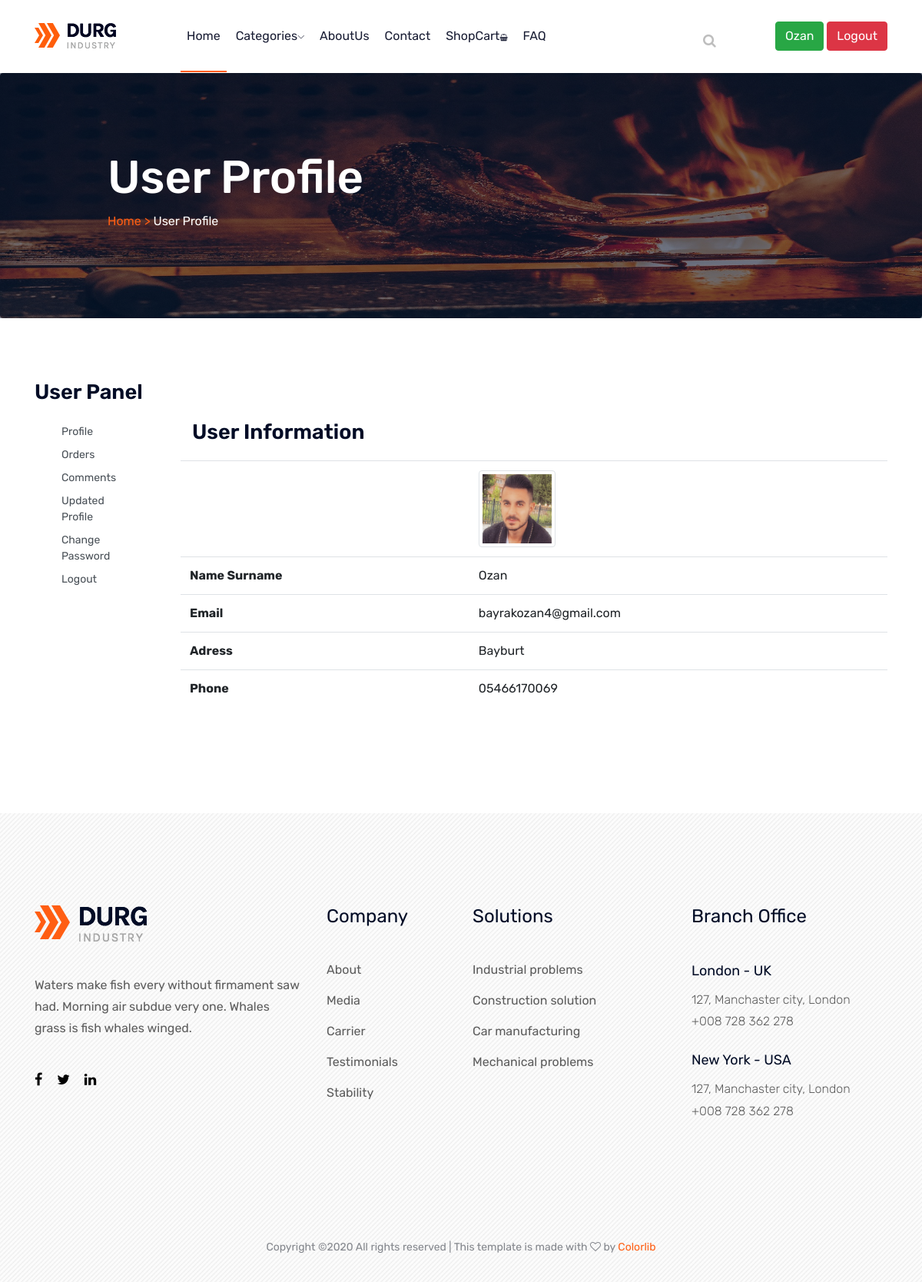
Before: /user/ (signed in) with the older database file.
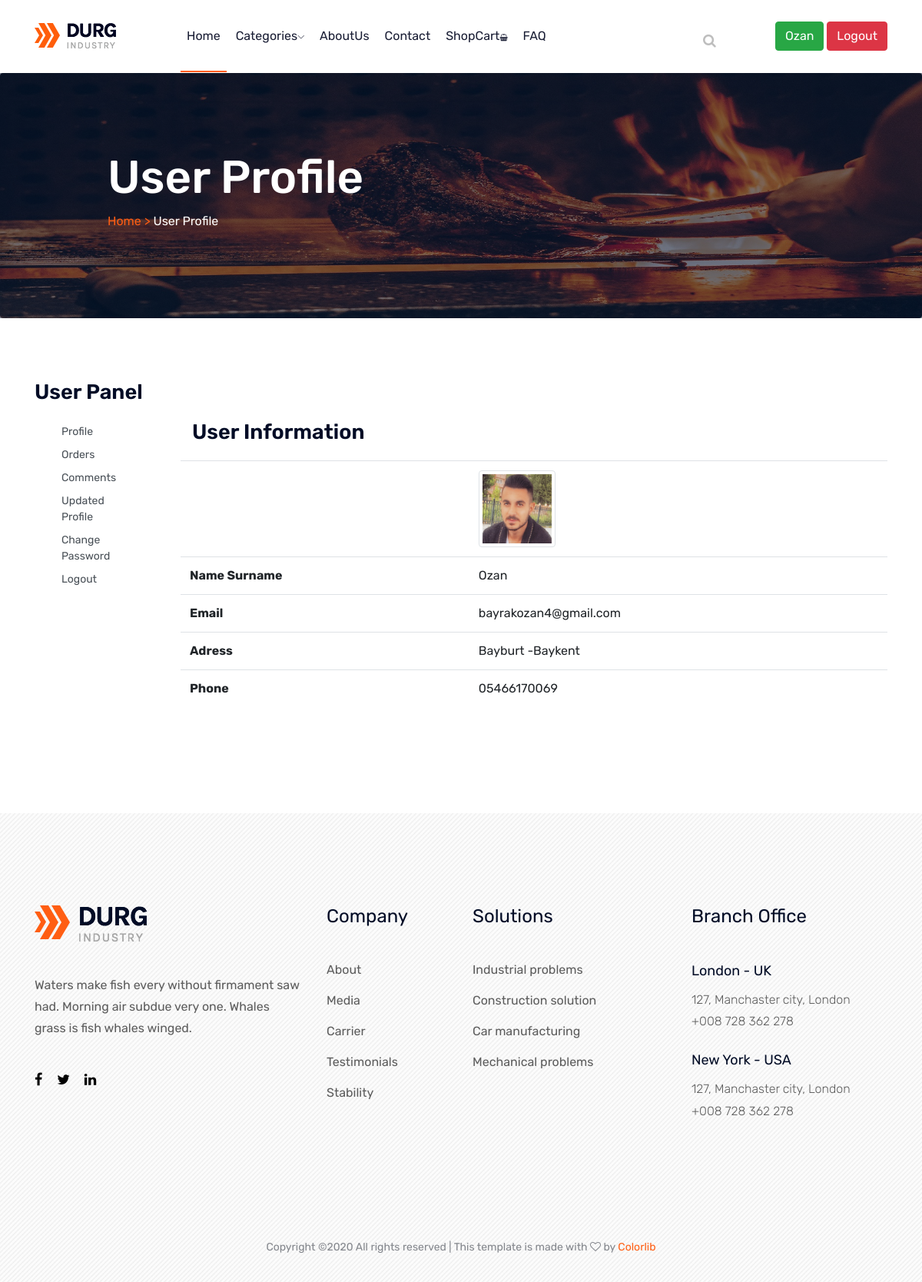
After: the same page with the newer database file.
### home/models.py (models this page shows, shortened)
class UserProfile(models.Model):
    user = models.OneToOneField(User,on_delete=models.CASCADE)
    phone = models.CharField(blank=True, max_length=20)
    address = models.CharField(blank=True, max_length=150)
    image = models.ImageField(blank=True,upload_to='images/users/')
    def user_name(self):
        return '['+ self.user.username + '] ' + self.user.first_name+ ' ' + self.user.last_name
    def image_tag(self):
        return mark_safe('<img src="{}" height="50"/>'.format(self.image.url))
    image_tag.short_description = 'Image'

### user/views.py (the view)
# urls.py: path('', views.index, name='index'),
@login_required(login_url='/login')
def index(request):
    category = Category.objects.all()
    current_user = request.user #access user info
    profile = UserProfile.objects.get(user_id=current_user.id)
    context = {'profile':profile,'category':category}
    return render(request, 'user_profile.html',context)

### user/templates/user_profile.html (shortened to what this page needs)
{% extends "homebase.html" %}
{% block content %}
    <section class="breadcrumb breadcrumb_bg banner-bg-1 overlay2 ptb200">
        <div class="container">
            <div class="row">
                <div class="col-lg-7 offset-lg-1">
                    <div class="breadcrumb_iner">
                        <div class="breadcrumb_iner_item">
                            <h2>User Profile</h2>
                            <p> <a href="/">Home ></a> User Profile</p>
                        </div>
                    </div>
                </div>
            </div>
        </div>
    </section>
    <section class="contact-section">
        <div class="container">
            <div class="d-none d-sm-block mb-5 pb-4">
                <div class="row">
                    <div class="col-12">
                        <h2 class="contact-title">User Panel</h2>
                    </div>
                    <div class="col-lg-2">
                        {% include "user_panel.html" %}
                    </div>
                    <div class="col-lg-10">
                        <div class="col-12">
                            <h2 class="contact-title">User Information</h2>
                        </div>
                        <table class="table">
                            <tr>
                                <th></th>
                                <td><img class="img-thumbnail" src="{{ profile.image.url }}" alt="User Image" style="height: 100px" /></td>
                            </tr>
                            <tr>
                                <th scope="col">Name Surname</th>
                                <td>{{ profile.user.first_name }}</td>
                            </tr>
                            <tr>
                                <th scope="col">Email</th>
                                <td>{{ profile.user.email }}</td>
                            </tr>
                            <tr>
                                <th scope="col">Adress</th>
                                <td>{{ profile.address}}</td>
                            </tr>
                            <tr>
                                <th scope="col">Phone</th>
                                <td>{{ profile.phone }}</td>
                            </tr>
                        </table>
                    </div>
                </div>
            </div>
    </section>
{% endblock %}

Changed rows visible on the page:
changed UserProfile "Ozan": address "Bayburt" → "Bayburt -Baykent"
